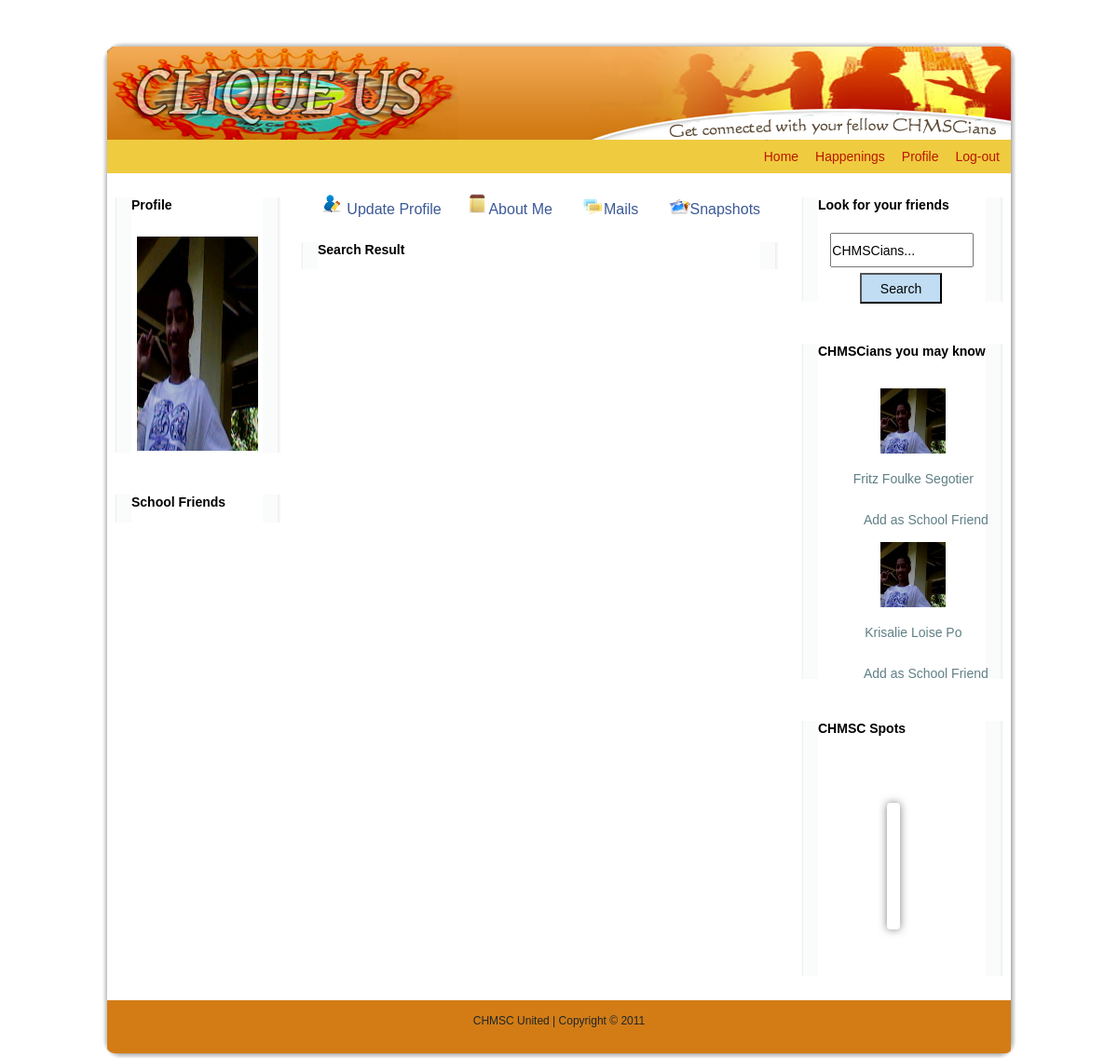
Page /search.php (signed in) on the committed database.
### tables this page shows
CREATE TABLE IF NOT EXISTS `members` (
  `member_id` int(11) NOT NULL AUTO_INCREMENT,
  `password` varchar(16) NOT NULL,
  `firstname` varchar(30) NOT NULL,
  `lastname` varchar(30) NOT NULL,
  `address` varchar(200) NOT NULL,
  `contact_no` int(14) NOT NULL,
  `url` varchar(100) NOT NULL,
  `status_id` int(11) NOT NULL,
  `birthdate` varchar(20) NOT NULL,
  `student_id` int(11) NOT NULL,
  `gender` varchar(6) NOT NULL,
  `date_added` datetime NOT NULL,
  `relationship_id` int(11) NOT NULL,
  `photo` varchar(300) NOT NULL,
  `interest` varchar(300) NOT NULL,
  `Education` varchar(200) NOT NULL,
  `course` varchar(200) NOT NULL,
  PRIMARY KEY (`member_id`)
);

### search.php (the view, shortened to what this page needs)
<!DOCTYPE html PUBLIC "-//W3C//DTD XHTML 1.0 Transitional//EN" "http://www.w3.org/TR/xhtml1/DTD/xhtml1-transitional.dtd"[]>
<html xmlns="http://www.w3.org/1999/xhtml" dir="ltr" lang="en-US" xml:lang="en">
<head>
    <link rel="stylesheet" href="style.css" type="text/css" media="screen" />
	<link href="facebox1.2/src/facebox.css" media="screen" rel="stylesheet" type="text/css" />
			<link href="../css/example.css" media="screen" rel="stylesheet" type="text/css" />
</head>
<body>
<div id="art-main">
    <div class="art-sheet">
        <div class="art-sheet-cc"></div>
        <div class="art-sheet-body">
            <div class="art-header">
                <div class="art-header-clip">
                <div class="art-header-center">
                    <div class="art-header-jpeg"></div>
                </div>
                </div>
            </div>
<div class="art-nav">
<div class="art-nav-outer">
	<ul class="art-hmenu">
		<li>
			<a href="hometest.php" ><span class="l"></span><span class="r"></span><span class="t"><font color="#ba1802">Home</font></span></a>
		</li>
			<li>
			<a href="updates.php" ><span class="l"></span><span class="r"></span>
			<span class="t"><font color="#ba1802">Happenings</font></span></a>
					<span class="t"><font color="#000000">Friendly Offers(<?php
					$member_id=$_SESSION['member_id'];
					echo $pila; ?>)</font></span></a>
		</li>
		<li>
			<a href="profiletest.php" class="active"><span class="l"></span><span class="r"></span><span class="t"><font color="#ba1802">Profile</font></span></a>
		</li>
		<li>
			<a href="logout.php" ><span class="l"></span><span class="r"></span><span class="t"><font color="#ba1802">Log-out</font></span></a>
		</li>
	</ul>
</div>
</div>
<div class="art-content-layout">
                <div class="art-content-layout-row">
                    <div class="art-layout-cell art-sidebar1">
<div class="art-block">
    <div class="art-block-body">
                <div class="art-blockheader">
                    <div class="l"></div>
                    <h3 class="t">Profile</h3>
                </div>
                <div class="art-blockcontent">
                    <div class="art-blockcontent-body">
					<?php
					$sql=mysql_query("SELECT * FROM members WHERE member_id='$member_id'") or die(mysql_error());
					$getpic=mysql_fetch_array($sql);
					echo "<center><img src='image/members/".$getpic['photo']."' width='130px' height='230px' alt='Image cannot be dispalyed'></center>";
					?>
                    </div>
                </div>
    </div>
</div>
<div class="art-block">
    <div class="art-block-body">
                <div class="art-blockheader">
                    <div class="l"></div>
                      <h3 class="t"><a href="friends.php?id=<?php echo $member_id;?>" rel='facebox' style="text-decoration:none;"> School Friends</a></h3>
                </div>
                <div class="art-blockcontent">
                    <div class="art-blockcontent-body">
                    </div>
                </div>
    </div>
</div>
                    </div>
                    <div class="art-layout-cell art-content">
<div class="art-post">
<div align="center" style="margin-top: 20px;">
		<font style="Calibri" size="3%" >
		<img src="images/edit_friend.png"><a href="editqnu.php?id=<?php echo $member_id;?>"  style="text-decoration:none;"> Update Profile </a></strong> &nbsp;&nbsp;&nbsp;&nbsp;
		 <img src="images/info.png"><a href="info.php?id=<?php echo $member_id;?>" rel='facebox' style="text-decoration:none;">About Me</a>&nbsp;&nbsp;&nbsp;&nbsp;&nbsp;&nbsp;
		<img src="images/messages.png"><a href="mails.php?id=<?php echo $member_id;?>"  style="text-decoration:none;">Mails</a>&nbsp;&nbsp;&nbsp;&nbsp;&nbsp;&nbsp;
		 <img src="images/photo.png"><a href="photo.php" style="text-decoration:none;">Snapshots</a>
		</div>
</div>
<div class="art-post">
		<div class="art-post-inner art-article"  style="width: 527px;">
			<div class="art-block">
			<div class="art-block-body" style="width: 495px;">
						<div class="art-blockheader">
							<div class="l"></div>
							<h3 class="t">Search Result</h3>
						</div>
						<div class="art-blockcontent">
							<div class="art-blockcontent-body">
							</div>
						</div>
			</div>
		</div>
		</div>
</div>
			<div class="art-post-body">
			</div>
                    </div>
                    <div class="art-layout-cell art-sidebar2">
<div class="art-block">
    <div class="art-block-body">
                <div class="art-blockheader">
                    <div class="l"></div>
                    <h3 class="t">Look for your friends</h3>
                </div>
                <div class="art-blockcontent">
                    <div class="art-blockcontent-body">
                <div>
  				<form name="search" method="POST" id="search">
					<p>&nbsp;<input type="text" name="friend" id="searchfriend"  onclick="this.value='';" value="CHMSCians..."/></p>
					<p><input type="submit" name="search" id="searchbutton" value="Search"/></p>
  </form>
</div>
                    </div>
                </div>
    </div>
</div>
<div class="art-block">
    <div class="art-block-cc"></div>
    <div class="art-block-body">
                <div class="art-blockheader">
                    <div class="l"></div>
                    <h3 class="t">CHMSCians you may know</h3>
                </div>
                <div class="art-blockcontent">
                    <div class="art-blockcontent-body">
                <div>
				  				 <?php
								 $id = $_SESSION['member_id'];
								$post = mysql_query("SELECT * FROM members WHERE member_id != $id LIMIT 0,2")or die(mysql_error());
								while($row = mysql_fetch_array($post)){
							echo '
							<ul>
								<p align="center"><a href="profilefriends.php?id='.$row['member_id'].'" style="text-decoration:none;"><img src="image/members/'.$row['photo'].'" alt="" height="70" width="70" border="0" class="left_bt" />
								<p align="center">'.$row['firstname']." ".$row['lastname'].'</p>
								<p align="center" style="margin-left: 2px;"><a href="addfriend.php?id='.$row['member_id'].'" rel="facebox" style="text-decoration:none;">Add as School Friend</a></p>
							</ul>';
						}
				?>
				</div>
                    </div>
                </div>
    </div>
</div>
<div class="art-block">
    <div class="art-block-cc"></div>
    <div class="art-block-body">
                <div class="art-blockheader">
                    <div class="l"></div>
                    <h3 class="t">CHMSC Spots</h3>
                </div>
                <div class="art-blockcontent">
                    <div class="art-blockcontent-body">
                    </div>
                </div>
    </div>
</div>
                    </div>
                </div>
            </div>
            <div class="art-footer">
                <div class="art-footer-t"></div>
                <div class="art-footer-body">
                            <div class="art-footer-text">
							<p>CHMSC United | Copyright © 2011</p>
                                                            </div>
                </div>
            </div>
        </div>
    </div>
</div>
</body>
</html>

### admin/facebox1.2/examples/css/example.css (style rules this page uses)
* { margin: 0; padding: 0; }
body { font-family: "lucida grande",tahoma,verdana,arial,sans-serif; background: #fff; color: #333; padding-bottom: 25px; }
a { color: #3B5998; text-decoration: none; }
p { font-size: 12px; margin: 10px 0; }
ul li { list-style: none; display: inline; }
li { padding: 2px 5px; }

### rows in the picture
members: photo (placeholder picture)
members: photo (placeholder picture), lastname "Segotier"
members: photo (placeholder picture), lastname "Po"
